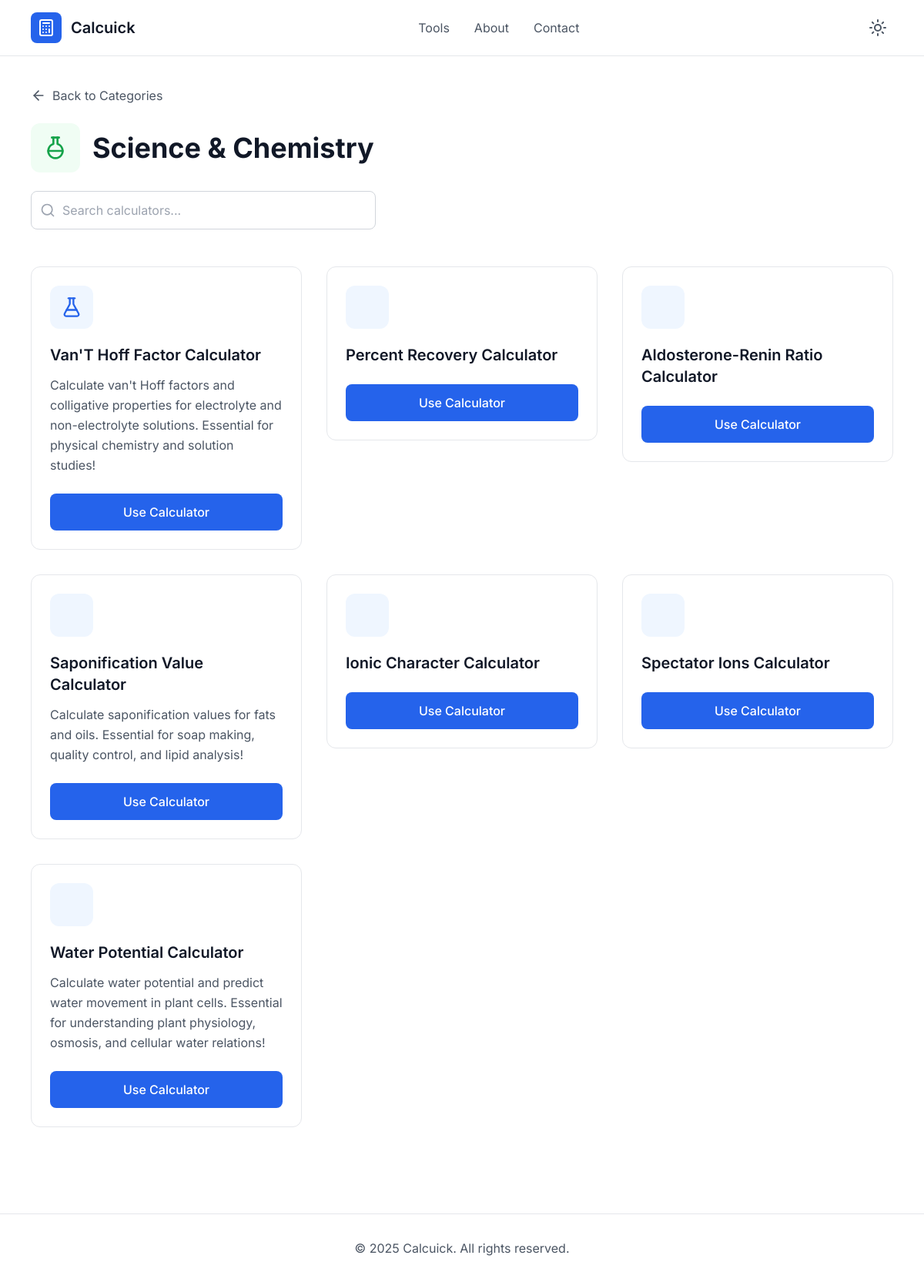
Before: /category/science-chemistry/ with the older database file.
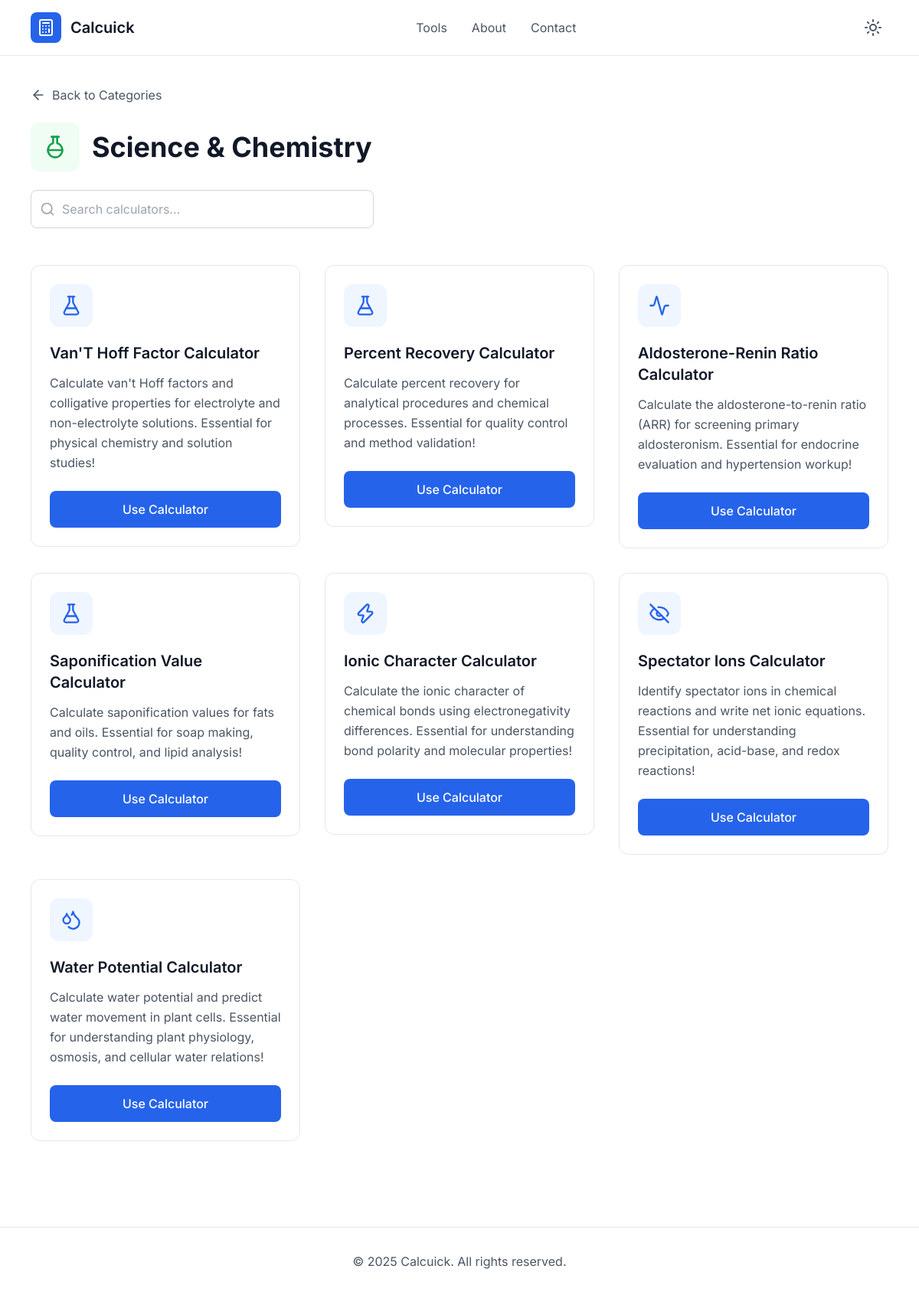
After: the same page with the newer database file.
### calculators/models.py (models this page shows, shortened)
class BaseModel(models.Model):
    created_at = models.DateTimeField(auto_now_add=True)
    updated_at = models.DateTimeField(auto_now=True)
    class Meta:
        abstract = True

class Calculator(BaseModel):
    category = models.ForeignKey(Category, on_delete=models.CASCADE, related_name='calculators')
    name = models.CharField(max_length=150)
    slug = models.SlugField(unique=True, blank=True)
    description = models.TextField(blank=True)
    template = models.CharField(max_length=150)
    icon = models.CharField(max_length=50, blank=True, null=True)

### calculators/views.py (the view)
# urls.py: path('category/<slug:slug>/', views.calculator_list, name='calculator_list'),
@cache_page(60 * 10)
def calculator_list(request, slug):
    category = get_object_or_404(Category, slug=slug)
    calculators = category.calculators.all()
    return render(request, 'calculators/calculator_list.html', {'category': category, 'calculators': calculators})

### calculators/templates/calculators/calculator_list.html (shortened to what this page needs)
{% extends 'base.html' %}
{% block body %}
    <main class="max-w-6xl mx-auto px-4 py-8">
        <div class="mb-6">
            <button onclick="window.history.back()" class="flex items-center space-x-2 text-gray-600 dark:text-gray-300 hover:text-gray-900 dark:hover:text-white transition-colors">
                <i data-lucide="arrow-left" class="w-5 h-5"></i>
                <span>Back to Categories</span>
            </button>
        </div>
        <div class="mb-12">
            <div class="flex items-center space-x-4 mb-6">
                <div class="w-16 h-16 bg-green-50 dark:bg-green-900/30 rounded-xl flex items-center justify-center">
                    <i data-lucide="{{category.icon}}" class="w-8 h-8 text-green-600 dark:text-green-400"></i>
                </div>
                <div>
                    <h1 class="text-3xl md:text-4xl font-bold text-gray-900 dark:text-white">{{ category.name }}</h1>
                </div>
            </div>
            <div class="max-w-md">
                <div class="relative">
                    <i data-lucide="search" class="absolute left-3 top-1/2 transform -translate-y-1/2 w-5 h-5 text-gray-400"></i>
                    <input type="text" id="search-input" placeholder="Search calculators..." class="w-full pl-10 pr-4 py-3 border border-gray-300 dark:border-gray-600 rounded-lg bg-white dark:bg-gray-800 text-gray-900 dark:text-white focus:outline-none focus:ring-2 focus:ring-blue-500 focus:border-transparent">
                </div>
            </div>
        </div>
        <div id="calculators-grid" class="grid grid-cols-1 md:grid-cols-2 lg:grid-cols-3 gap-8">
          {% for calculator in calculators %}
          <a href="{% url 'calculator_detail' calculator.slug %}">
            <div class="calculator-card bg-white dark:bg-gray-800 border border-gray-200 dark:border-gray-700 rounded-xl p-6 hover:shadow-lg hover:border-blue-300 dark:hover:border-blue-600 transition-all duration-300 group" data-name="loan calculator">
                <div class="w-14 h-14 bg-blue-50 dark:bg-blue-900/30 rounded-xl flex items-center justify-center mb-5 group-hover:bg-blue-100 dark:group-hover:bg-blue-900/50 transition-colors">
                    <i data-lucide="{{calculator.icon}}" class="w-7 h-7 text-blue-600 dark:text-blue-400"></i>
                </div>
                <h3 class="text-xl font-semibold text-gray-900 dark:text-white mb-3">{{calculator.name.title}}</h3>
                <p class="text-gray-600 dark:text-gray-300 mb-6 leading-relaxed">{{calculator.description}}</p>
                <button class="w-full bg-blue-600 hover:bg-blue-700 text-white py-3 rounded-lg font-medium transition-colors duration-200">
                    Use Calculator
                </button>
            </div>
          </a>
          {% endfor %}
        </div>
    </main>
{% endblock %}

Changed rows visible on the page:
changed Calculator "Percent Recovery Calculator": icon empty → "flask-conical" (drawn); description (not shown) → "Calculate percent recovery for analytical procedures and chemical processes. Essential for quality control and method validation!"
changed Calculator "Aldosterone-Renin Ratio Calculator": icon empty → "activity" (drawn); description (not shown) → "Calculate the aldosterone-to-renin ratio (ARR) for screening primary aldosteronism. Essential for endocrine evaluation and hypertension workup!"
changed Calculator "Saponification Value Calculator": icon empty → "flask-conical" (drawn)
changed Calculator "Ionic Character Calculator": icon empty → "zap" (drawn); description (not shown) → "Calculate the ionic character of chemical bonds using electronegativity differences. Essential for understanding bond polarity and molecular properties!"
changed Calculator "Spectator Ions Calculator": icon empty → "eye-off" (drawn); description (not shown) → "Identify spectator ions in chemical reactions and write net ionic equations. Essential for understanding precipitation, acid-base, and redox reactions!"
changed Calculator "Water Potential Calculator": icon empty → "droplets" (drawn)
